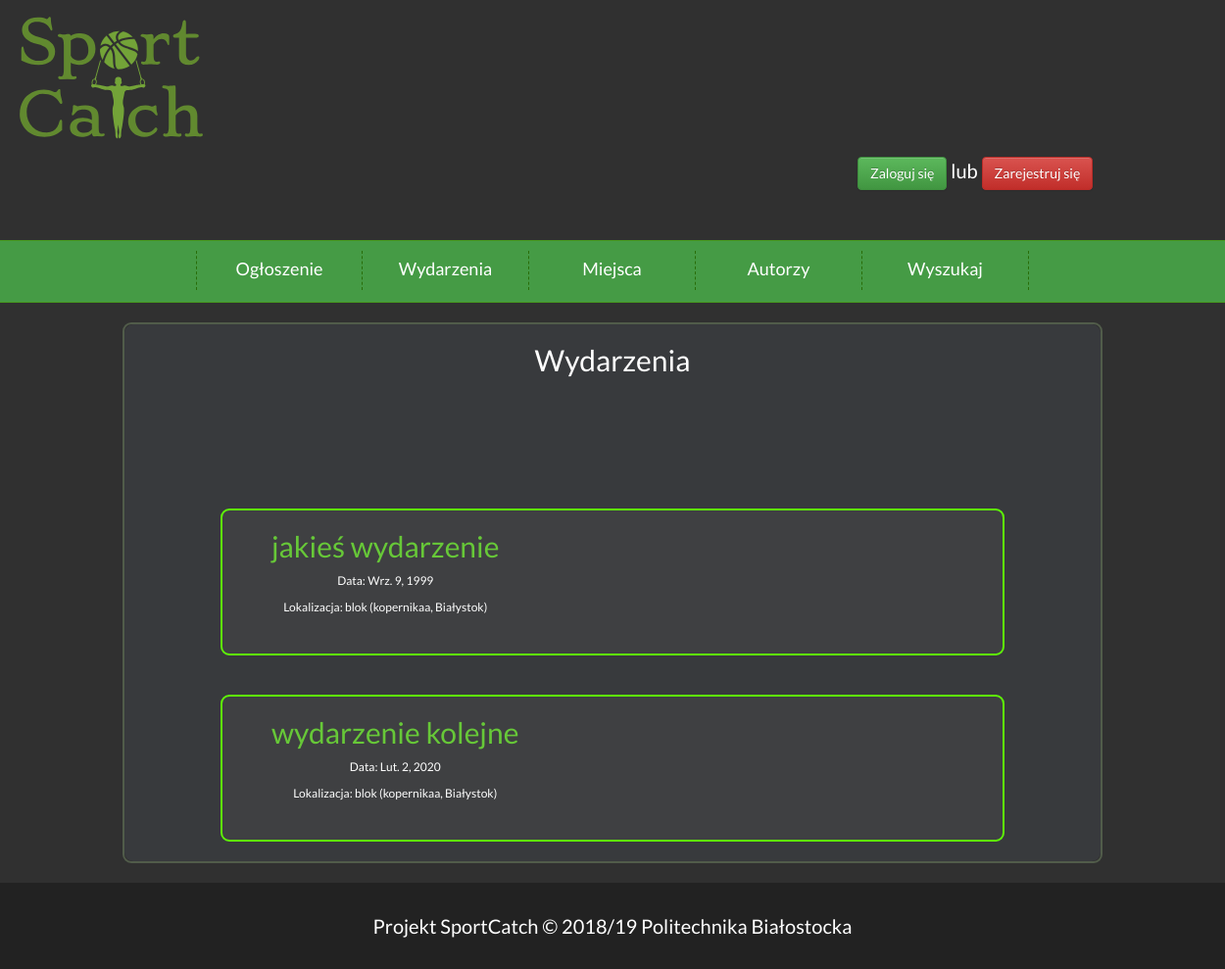
The page /events on the database as committed earlier.
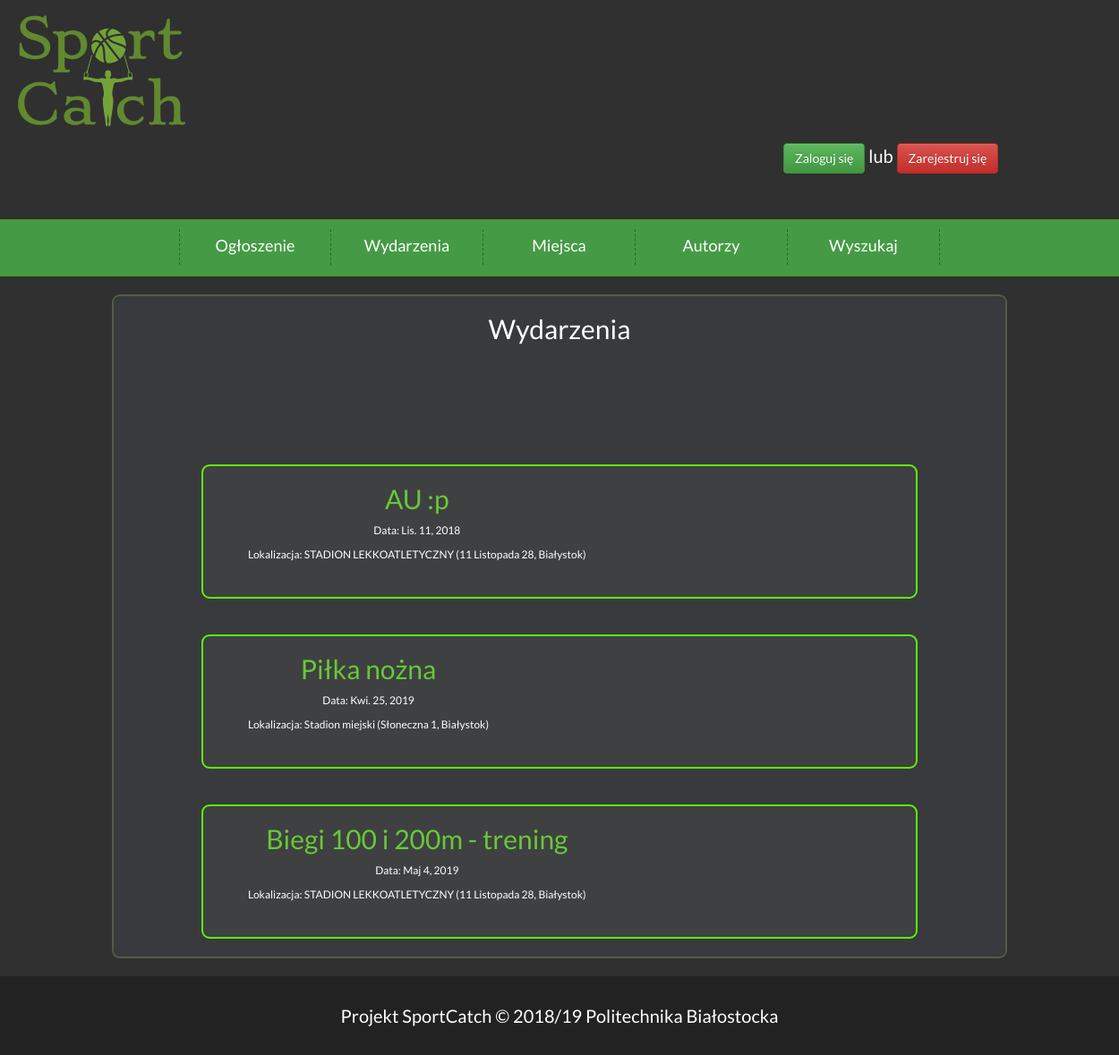
The same page on the database as committed later.
### event/models.py (models this page shows, shortened)
class wydarzenie(models.Model):
    miejsce=models.ForeignKey(miejsce,on_delete=models.CASCADE)
    nazwa=models.CharField(max_length=50)
    data_rozpoczecia=models.DateField()
    organizator=models.ForeignKey(User,on_delete=models.CASCADE,related_name='wydarzenia')
    opis=models.TextField()
    uczestnicy=models.ManyToManyField(User,related_name="uczestnicy")
    Srednia_ocen=models.IntegerField( default=0)
    photo = models.ImageField(upload_to="wydarzenia/", blank=True, default='miejsca/Default.jpg')

class miejsce(models.Model):
    adres=models.CharField(max_length=100)
    miasto=models.CharField(max_length=100, default="Białystok")
    nazwa=models.CharField(max_length=100)
    zaakceptowane=models.BooleanField(default=False)
    Srednia_ocen=models.IntegerField( default=0)
    photo = models.ImageField(upload_to='miejsca/', blank=True, default='miejsca/Default.jpg')
    def __str__(self):
        return "{} ({}, {})".format(self.nazwa, self.adres, self.miasto)
    class Meta:
        verbose_name = 'Miejsce'
        verbose_name_plural = 'Miejsca'

### event/views.py (the view)
# urls.py: path('events', views.events_list, name='events_list'),
def events_list(request):
    user = Profile.objects.all()
    profiles = Profile.objects.all()
    events = wydarzenie.objects.order_by('data_rozpoczecia')
    if request.user.is_authenticated:
        try:
            user = Profile.objects.get(user=request.user)
        except Profile.DoesNotExist:
            user = None
    return render(request, 'event/events_list.html', {'events': events, 'profiles': profiles, 'user': user})

### event/templates/event/events_list.html (shortened to what this page needs)
{% extends 'Base.html' %}
{% block content %}
<div class="wydarzenia">
        <div class="Elementy_wydarzen">
<h2>Wydarzenia</h2>
{% for event in events %}
<div class="Obramowanie">
        <div class="Text">
    <h2><a href="{%url 'event_detail' pk=event.pk%}">{{event.nazwa}}</a></h2>
    <p>Data: {{event.data_rozpoczecia}}</p>
    <p>Lokalizacja: {{event.miejsce}}</p>
    </div>
    </div>
{%endfor%}
        </div>
   </div>
{% endblock %}

### event/templates/Base.html (shortened to what this page needs)
<!DOCTYPE HTML>
<html lang="pl">
<head>
	<link rel="stylesheet" href="https://maxcdn.bootstrapcdn.com/bootstrap/3.3.7/css/bootstrap.min.css">
	<link rel="stylesheet" href="https://maxcdn.bootstrapcdn.com/bootstrap/3.3.7/css/bootstrap-theme.min.css">
	<link href="/static/style.css" rel="stylesheet" type="text/css" />
	<link href="css/fontello.css" rel="stylesheet" type="text/css" />
</head>
<body>
	<div class="wrapper">
		<div class="header">
			<div class="logo">
				<a  href="{% url 'index' %}"><img src="/static/images/sportcatch.svg"/></a>
			</div>
		</div>
		<div class="login" >
		{% if request.user.is_authenticated%}
			<p>
			Witaj, {{ request.user.username }}!
			<span><img height="100" src="{{profiles.photo.url}}" /></span>
			<a href="{% url 'logout' %}" class="btn btn-success">
                Wyloguj!
                 </a>
			</p>
			{% if user.photo %} <p></p>
		<img   height="100" src="{{user.photo.url}}"/>
			{%endif%}
		{% else %}
			<div style="margin-top:60px;">
			<a  href="{% url 'login'%}?next={{ request.path|urlencode }}" class="btn btn-success">Zaloguj się</a>
			<span >lub</span>
			<a href="{% url 'register' %}"  class="btn btn-danger">Zarejestruj się</a>
				</div>
			{% endif %}
		</div>
		<div class="nav">
			<ol>
				<li><span>Ogłoszenie</span>
				</li>
				<li><span>Wydarzenia</span>
				</li>
				<li><span>Miejsca</span>
				</li>
				<li><a href="{% url 'authors' %}">Autorzy</a></li>
				<li><a href="{%url 'searching' %}">Wyszukaj</a></li>
			</ol>
		</div>
		<div class="content">
			{% block content %}
			{% load emoticons_tags %}
			{% endblock content %}
		</div>
		<div class="footer">Projekt SportCatch &copy; 2018/19 Politechnika Białostocka</div>
	</div>
</body>
</html>

### event/static/style.css (style rules this page uses)
body { background-color: #303030; color: #ffffff; font-family: 'Lato', sans-serif; font-size: 20px; margin: 0 !important; }
.wrapper { width: 100%; }
.header { width:100%; padding: 0 0 80px; }
.login { position:relative; height:100px; width: 400px; top:0%; left:70%; margin-bottom: 5px; }
.logo { width: 450px; font-size: 48px; margin-left: 10px; margin-top: 10px; margin-right: auto; float: left; }
.logo img { height:150px; }
.nav { width: 100%; padding: 10px 0; background-color: #459b45; text-align: center; border-top: 1px solid #46981F; border-bottom: 1px solid #46981F; }
.content { margin-top: 10px; margin-bottom: 10px; width: 1000px; margin-left: auto; margin-right: auto; text-align: justify; padding-top: 10px; min-height: 460px; }
.footer { text-align: center; background-color: #222222; padding: 30px; margin-top: 20px; }
ol { padding: 0; margin: 0; list-style-type: none; font-size: 18px; height: 35px; line-height: 200%; display: inline-block; }
ol a { color: #ffffff; text-decoration: none; display: block; }
ol > li { float: left; width: 170px; height: 40px; border-right: 1px dashed #296D09; transition: 0.3s; }
ol > li:first-child { border-left: 1px dashed #296D09; }
.wydarzenia { text-align: center; }
.Elementy_wydarzen { background-color:#383a3d; height: 70%px; width: 70%px; display: flex; justify-content:center; flex-direction:column; border-radius: 9px; }
.Obramowanie { margin:auto; margin-top:20px; margin-bottom: 20px; background-color: rgba(67, 67, 68, 0.74); height: 150px; width: 800px; border-radius: 9px; border: #5ef308; border-style: solid; border-width: 2px; font-size: 12px; }
.Text a { color:#67C838; }
.Text { float: left; margin-left: 50px; }
.wydarzenia { border-radius: 9px; border: #515c4a; border-style: solid; border-width: 2px; }

Rows that differ between the two databases and show on the page:
removed wydarzenie: nazwa "jakieś wydarzenie", data_rozpoczecia "Wrz. 9, 1999", miejsce "blok (kopernikaa, Białystok)"
changed wydarzenie: nazwa "wydarzenie kolejne" → "AU :p"; data_rozpoczecia "Lut. 2, 2020" → "Lis. 11, 2018"; miejsce "blok (kopernikaa, Białystok)" → "STADION LEKKOATLETYCZNY (11 Listopada 28, Białystok)"
added wydarzenie: nazwa "Piłka nożna", data_rozpoczecia "Kwi. 25, 2019", miejsce "Stadion miejski (Słoneczna 1, Białystok)"
added wydarzenie: nazwa "Biegi 100 i 200m - trening", data_rozpoczecia "Maj 4, 2019", miejsce "STADION LEKKOATLETYCZNY (11 Listopada 28, Białystok)"
